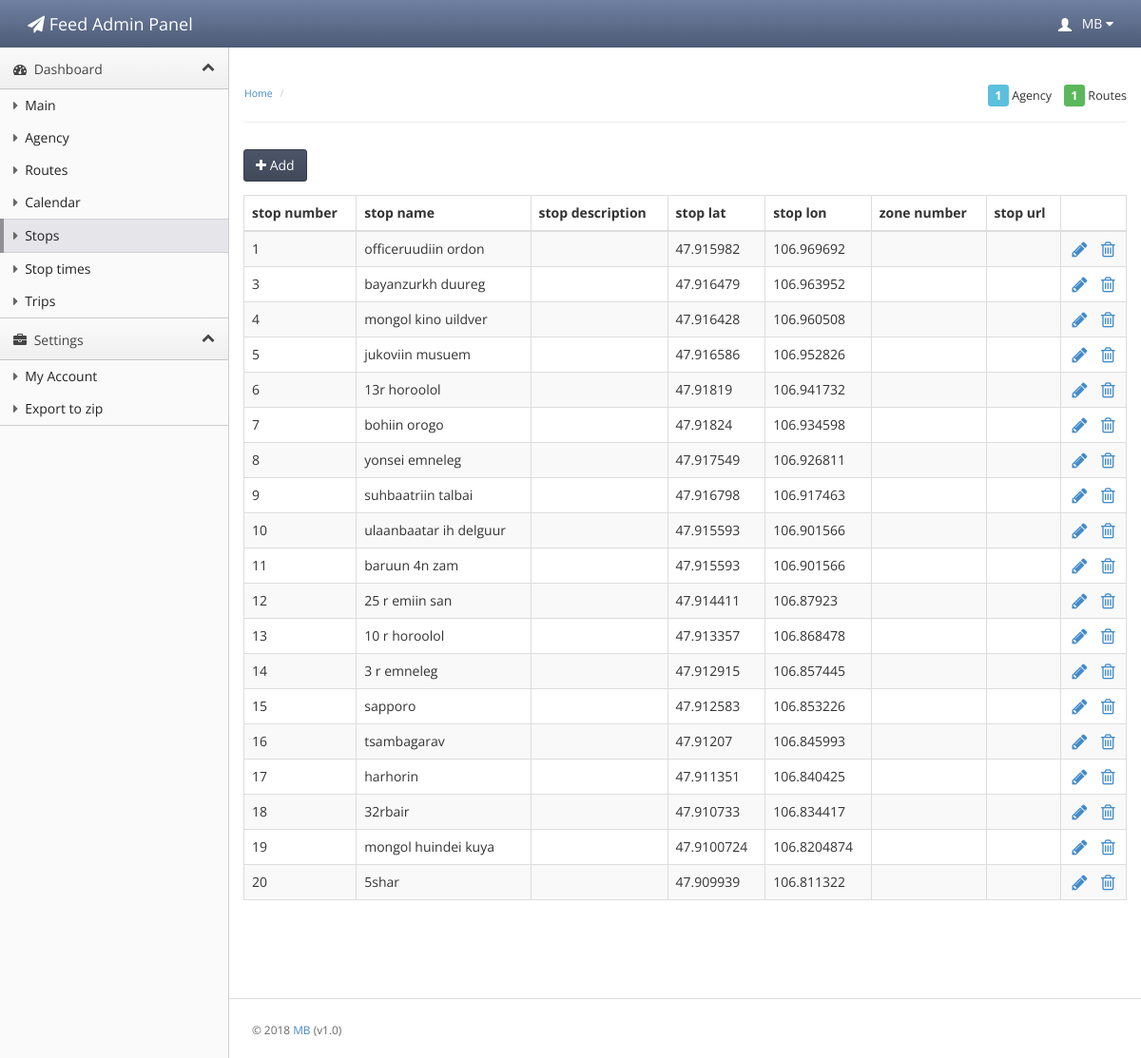
Screenshot of /index.php/stops with the database file from the repository.
### tables this page shows
CREATE TABLE stops (stop_id INTEGER PRIMARY KEY AUTOINCREMENT, stop_name VARCHAR, stop_desc VARCHAR, stop_lat VARCHAR, stop_lon VARCHAR, zone_id VARCHAR, stop_url VARCHAR);

### application/core/MY_Loader.php (called while the page is built)
<?php
class MY_Loader extends CI_Loader {
    public function template($template_name, $vars = array(), $return = FALSE)
    {
        if($return):
        $content  = $this->view('header', $vars, $return);
        $content .= $this->view($template_name, $vars, $return);
        $content .= $this->view('footer', $vars, $return);
        return $content;
    else:
        $this->view('header', $vars);
        $this->view($template_name, $vars);
        $this->view('footer', $vars);
    endif;
    }
}

### application/controllers/stops.php (called while the page is built, shortened)
<?php
class Stops extends CI_Controller {
    var $url = "stops";
    public function __construct() {
        $this->load->model('stops_model', 'model');
    }
    public function index() {
        $listdata = $this->model->getStopsList();
        $this->load->template($this->url."/index", array("listdata" => $listdata,
                                                         "sys_globals" => $GLOBALS["SYS_GLOBALS"]));
    }
}

### index.php (called while the page is built, shortened)
<?php
require_once BASEPATH.'core/CodeIgniter.php';

### application/models/stops_model.php (called while the page is built, shortened)
<?php
class Stops_model extends CI_Model {
    public function getStopsList() {
        $result = $this->db->query('select * from stops')->result_array();
        return $result;
    }
}

### application/views/stops/index.php (the view, shortened to what this page needs)
<div class="main-content">
    <div class="btn-toolbar list-toolbar">
        <a class="btn btn-primary" href="/stops/add"><i class="fa fa-plus"></i> Add</a>
    </div>
    <div class="row">
        <div class="col-md-12">
            <table class="table table-bordered table-striped">
                <thead>
                    <tr>
                        <th>stop number</th>
                        <th>stop name</th>
                        <th>stop description</th>
                        <th>stop lat</th>
                        <th>stop lon</th>
                        <th>zone number</th>
                        <th>stop url</th>
                        <th></th>
                    </tr>
                </thead>
                <tbody>
                    <?php if (!empty($listdata)) { ?>
                        <?php foreach ($listdata as $row) { ?>
                            <tr>
                                <td><?php echo $row["stop_id"]; ?></td>
                                <td><?php echo $row["stop_name"]; ?></td>
                                <td><?php echo $row["stop_desc"]; ?></td>
                                <td><?php echo $row["stop_lat"]; ?></td>
                                <td><?php echo $row["stop_lon"]; ?></td>
                                <td><?php echo $row["zone_id"]; ?></td>
                                <td><?php echo $row["stop_url"]; ?></td>
                                <td style="text-align: center;">
                                    <a href="/stops/edit/<?php echo $row["stop_id"]; ?>"><i class="fa fa-pencil fa-lg"></i></a>&nbsp;&nbsp;&nbsp;
                                    <a href="#myModal" role="button" data-id="<?php echo $row["stop_id"]; ?>" data-toggle="modal"><i class="fa fa-trash-o fa-lg"></i></a>
                                </td>
                            </tr>
                        <?php } ?>
                    <?php } ?>
                </tbody>
            </table>
        </div>
    </div>
</div>

### application/views/header.php (shortened to what this page needs)
<!doctype html>
<html lang="en">
    <head>
        <link rel="stylesheet" type="text/css" href="/assets/plugins/bootstrap/css/bootstrap.css">
        <link rel="stylesheet" type="text/css" href="/assets/plugins/font-awesome/css/font-awesome.css">
        <link rel="stylesheet" type="text/css" href="/assets/css/theme.css">
        <link rel="stylesheet" type="text/css" href="/assets/css/premium.css">
    </head>
    <body class=" theme-blue">
        <div class="navbar navbar-default" role="navigation">
            <div class="navbar-header">
                <a class="" href="index.html"><span class="navbar-brand"><span class="fa fa-paper-plane"></span> Feed Admin Panel</span></a>
            </div>
            <div class="navbar-collapse collapse" style="height: 1px;">
                <ul id="main-menu" class="nav navbar-nav navbar-right">
                    <li class="dropdown hidden-xs">
                        <a href="#" class="dropdown-toggle" data-toggle="dropdown">
                            <span class="glyphicon glyphicon-user padding-right-small" style="position:relative;top: 3px;"></span> MB
                            <i class="fa fa-caret-down"></i>
                        </a>
                    </li>
                </ul>
            </div>
        </div>
        <div class="sidebar-nav">
            <ul>
                <li><a href="#" data-target=".dashboard-menu" class="nav-header" data-toggle="collapse"><i class="fa fa-fw fa-dashboard"></i> Dashboard<i class="fa fa-collapse"></i></a></li>
                <li>
                    <ul class="dashboard-menu nav nav-list collapse in">
                        <li class="<?php echo ($this->uri->segment(1)=="main"? "active":""); ?>"><a href="/"><span class="fa fa-caret-right"></span> Main</a></li>
                        <li class="<?php echo ($this->uri->segment(1)=="agency"? "active":""); ?>"><a href="/agency"><span class="fa fa-caret-right"></span> Agency</a></li>
                        <li class="<?php echo ($this->uri->segment(1)=="routes"? "active":""); ?>"><a href="/routes"><span class="fa fa-caret-right"></span> Routes</a></li>
                        <li class="<?php echo ($this->uri->segment(1)=="calendar"? "active":""); ?>"><a href="/calendar"><span class="fa fa-caret-right"></span> Calendar</a></li>
                        <li class="<?php echo ($this->uri->segment(1)=="stops"? "active":""); ?>"><a href="/stops"><span class="fa fa-caret-right"></span> Stops</a></li>
                        <li class="<?php echo ($this->uri->segment(1)=="stoptimes"? "active":""); ?>"><a href="/stoptimes"><span class="fa fa-caret-right"></span> Stop times</a></li>
                        <li class="<?php echo ($this->uri->segment(1)=="trips"? "active":""); ?>"><a href="/trips"><span class="fa fa-caret-right"></span> Trips</a></li>
                    </ul>
                </li>
                <li><a href="#" data-target=".accounts-menu" class="nav-header" data-toggle="collapse"><i class="fa fa-fw fa-briefcase"></i> Settings<i class="fa fa-collapse"></i></a></li>
                <li><ul class="accounts-menu nav nav-list collapse in">
                        <li ><a href="#"><span class="fa fa-caret-right"></span> My Account</a></li>
                        <li class="<?php echo ($this->uri->segment(1)=="trips"? "active":""); ?>"><a href="/export"><span class="fa fa-caret-right"></span> Export to zip</a></li>
                    </ul>
                </li>
            </ul>
        </div>
        <div class="content">
            <div class="header">
                <div class="stats">
                    <p class="stat"><span class="label label-info">1</span> Agency</p>
                    <p class="stat"><span class="label label-success">1</span> Routes</p>
                </div>
                <ul class="breadcrumb">
                    <li><a href="index.html">Home</a> </li>
                    <li class="active"><?php echo !empty($title) ? $title:""; ?></li>
                </ul>
            </div>

### application/views/footer.php (shortened to what this page needs)
    <footer>
        <hr><p>© 2018 <a href="#" target="_blank">MB</a> (v1.0)</p>
    </footer>
</div>
</body>
</html>

### application/views/header.php (style rules this page uses)
.navbar-default .navbar-brand, .navbar-default .navbar-brand:hover { color: #fff; }

### rows the page displays
stops: stop_id "1", stop_name "officeruudiin ordon", stop_lat "47.915982", stop_lon "106.969692"
stops: stop_id "3", stop_name "bayanzurkh duureg", stop_lat "47.916479", stop_lon "106.963952"
stops: stop_id "4", stop_name "mongol kino uildver", stop_lat "47.916428", stop_lon "106.960508"
stops: stop_id "5", stop_name "jukoviin musuem", stop_lat "47.916586", stop_lon "106.952826"
stops: stop_id "6", stop_name "13r horoolol", stop_lat "47.91819", stop_lon "106.941732"
stops: stop_id "7", stop_name "bohiin orogo", stop_lat "47.91824", stop_lon "106.934598"
stops: stop_id "8", stop_name "yonsei emneleg", stop_lat "47.917549", stop_lon "106.926811"
stops: stop_id "9", stop_name "suhbaatriin talbai", stop_lat "47.916798", stop_lon "106.917463"
stops: stop_id "10", stop_name "ulaanbaatar ih delguur", stop_lat "47.915593", stop_lon "106.901566"
stops: stop_id "11", stop_name "baruun 4n zam", stop_lat "47.915593", stop_lon "106.901566"
stops: stop_id "12", stop_name "25 r emiin san", stop_lat "47.914411", stop_lon "106.87923"
stops: stop_id "13", stop_name "10 r horoolol", stop_lat "47.913357", stop_lon "106.868478"
stops: stop_id "14", stop_name "3 r emneleg", stop_lat "47.912915", stop_lon "106.857445"
stops: stop_id "15", stop_name "sapporo", stop_lat "47.912583", stop_lon "106.853226"
stops: stop_id "16", stop_name "tsambagarav", stop_lat "47.91207", stop_lon "106.845993"
stops: stop_id "17", stop_name "harhorin", stop_lat "47.911351", stop_lon "106.840425"
stops: stop_id "18", stop_name "32rbair", stop_lat "47.910733", stop_lon "106.834417"
stops: stop_id "19", stop_name "mongol huindei kuya", stop_lat "47.9100724", stop_lon "106.8204874"
stops: stop_id "20", stop_name "5shar", stop_lat "47.909939", stop_lon "106.811322"
